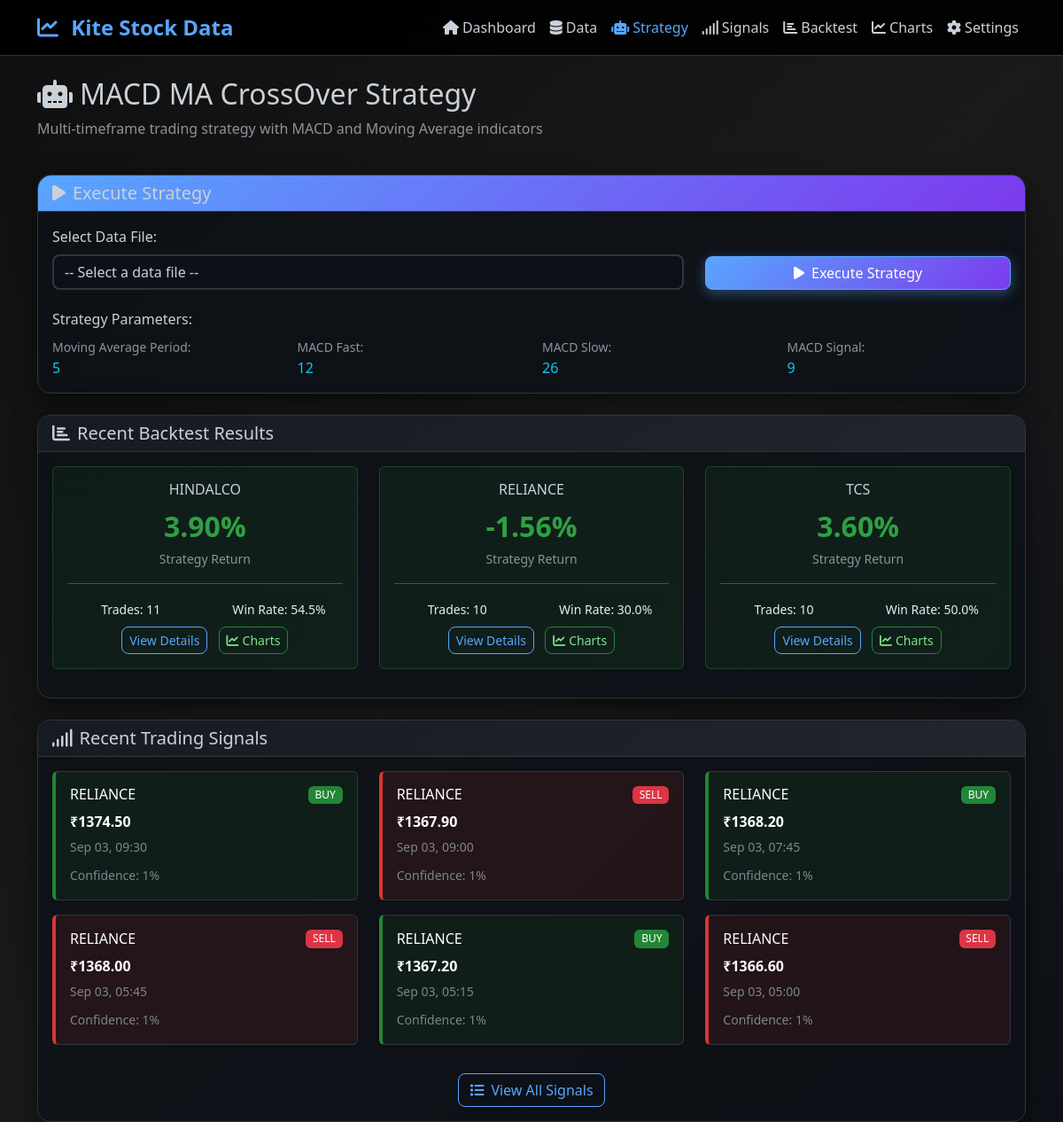
The app's page /strategy/, older data.
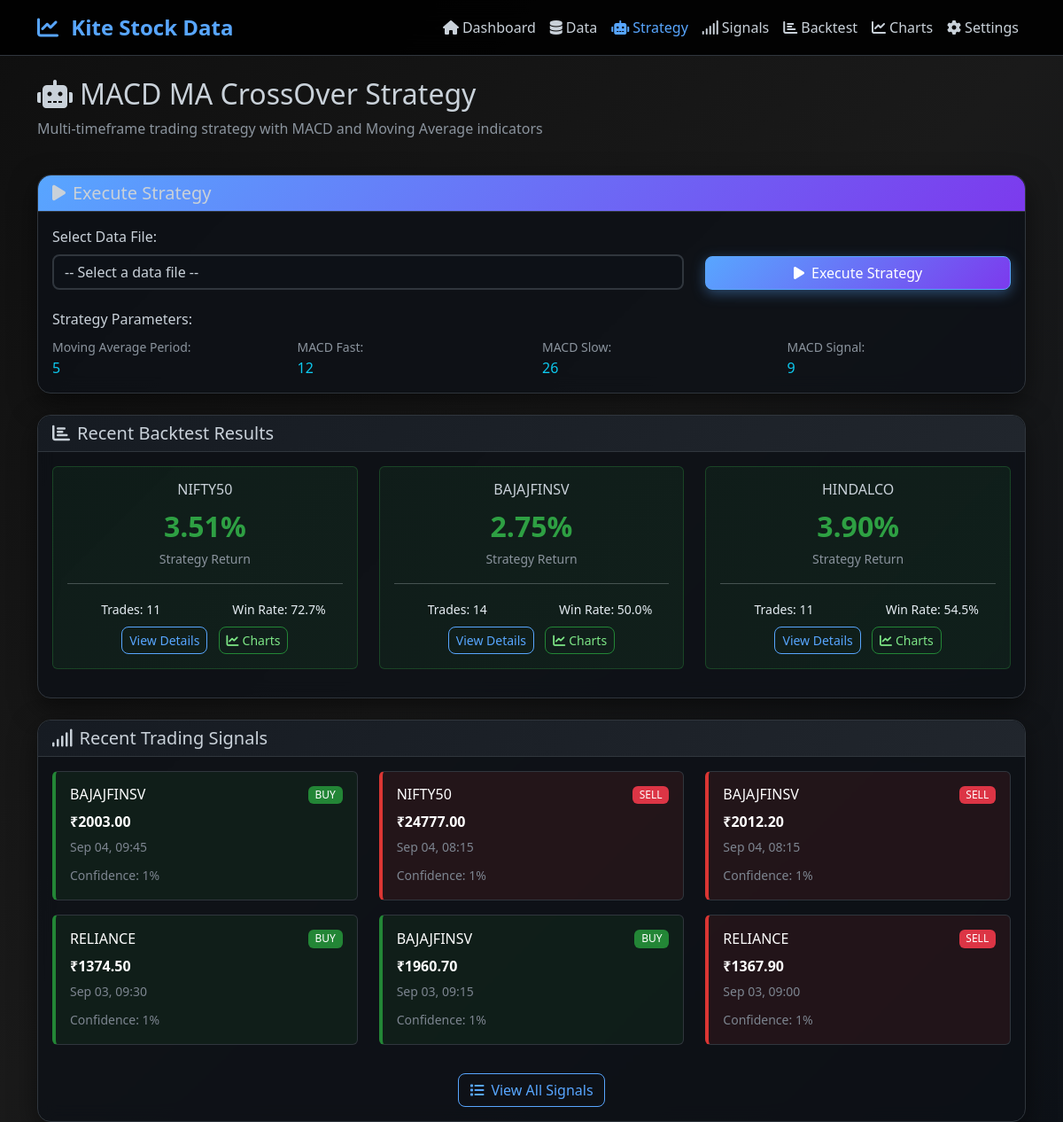
The same page, newer data.
### stock_data/models.py (models this page shows, shortened)
class StrategyBacktest(models.Model):
    strategy = models.ForeignKey(TradingStrategy, on_delete=models.CASCADE)
    symbol = models.CharField(max_length=20)
    from_date = models.DateField()
    to_date = models.DateField()
    total_trades = models.IntegerField(default=0)
    winning_trades = models.IntegerField(default=0)
    losing_trades = models.IntegerField(default=0)
    total_return = models.FloatField(default=0.0)
    max_drawdown = models.FloatField(default=0.0)
    sharpe_ratio = models.FloatField(null=True, blank=True)
    buy_signals_count = models.IntegerField(default=0)
    sell_signals_count = models.IntegerField(default=0)
    market_return = models.FloatField(default=0.0)
    strategy_return = models.FloatField(default=0.0)
    results_data = models.JSONField(default=dict)  # Store detailed results
    created_at = models.DateTimeField(auto_now_add=True)
    def win_rate(self):
        if self.total_trades == 0:
            return 0
        return (self.winning_trades / self.total_trades) * 100
    class Meta:
        ordering = ['-created_at']

class TradingSignal(models.Model):
    SIGNAL_CHOICES = [
        ('BUY', 'Buy'),
        ('SELL', 'Sell'),
        ('HOLD', 'Hold'),
    ]
    symbol = models.CharField(max_length=20, db_index=True)
    strategy = models.ForeignKey(TradingStrategy, on_delete=models.CASCADE)
    signal_type = models.CharField(max_length=4, choices=SIGNAL_CHOICES)
    timestamp = models.DateTimeField(db_index=True)
    price = models.DecimalField(max_digits=10, decimal_places=2)
    confidence = models.FloatField(default=1.0)  # Signal confidence 0.0 to 1.0
    indicators = models.JSONField(default=dict)  # Store indicator values
    notes = models.TextField(blank=True)
    is_executed = models.BooleanField(default=False)
    created_at = models.DateTimeField(auto_now_add=True)
    class Meta:
        ordering = ['-timestamp']
        indexes = [
            models.Index(fields=['symbol', 'timestamp']),
            models.Index(fields=['signal_type', 'timestamp']),
        ]

### stock_data/views.py (the view)
# urls.py: path('strategy/', views.strategy_view, name='strategy_view'),
def strategy_view(request):
    kite_service = KiteDataService()
    available_files = kite_service.list_available_data_files()
    strategies = TradingStrategy.objects.all()
    recent_backtests = StrategyBacktest.objects.all()[:10]
    recent_signals = TradingSignal.objects.all()[:50]
    context = {
        'available_files': available_files,
        'strategies': strategies,
        'recent_backtests': recent_backtests,
        'recent_signals': recent_signals,
    }
    return render(request, 'strategy.html', context)

### stock_data/services.py (called while the page is built, shortened)
    def list_available_data_files(self) -> List[Dict]:
        files = []
        if not os.path.exists(self.data_dir):
            return files
        files.sort(key=lambda x: x.get('fetched_at') or '1900-01-01T00:00:00', reverse=True)
        return files

### stock_data/templates/strategy.html (shortened to what the changed rows need)
{% extends 'base.html' %}
{% block content %}
        <div class="row mb-4">
            <div class="col">
                <h2><i class="fas fa-robot me-2"></i>MACD MA CrossOver Strategy</h2>
            </div>
        </div>
        {% if recent_backtests %}
        <div class="card dashboard-card mb-4">
            <div class="card-body">
                <div class="row">
                    {% for backtest in recent_backtests|slice:":3" %}
                    <div class="col-md-4 mb-3">
                        <div class="metric-card card h-100">
                            <div class="card-body text-center">
                                <h6>{{ backtest.symbol }}</h6>
                                <div class="metric-value">{{ backtest.strategy_return|floatformat:2 }}%</div>
                                <small class="text-muted">Strategy Return</small>
                                <hr>
                                <div class="row">
                                    <div class="col-6">
                                        <small>Trades: {{ backtest.total_trades }}</small>
                                    </div>
                                    <div class="col-6">
                                        <small>Win Rate: {{ backtest.win_rate|floatformat:1 }}%</small>
                                    </div>
                                </div>
                                <a href="{% url 'backtest_view' %}?id={{ backtest.id }}" class="btn btn-sm btn-outline-primary mt-2 me-2">
                                    View Details
                                </a>
                                <a href="{% url 'charts_view' %}?backtest={{ backtest.id }}" class="btn btn-sm btn-outline-success mt-2">
                                    <i class="fas fa-chart-line me-1"></i>Charts
                                </a>
                            </div>
                        </div>
                    </div>
                    {% endfor %}
                </div>
            </div>
        </div>
        {% endif %}
        {% if recent_signals %}
        <div class="card dashboard-card">
            <div class="card-body">
                <div class="row">
                    {% for signal in recent_signals|slice:":6" %}
                    <div class="col-md-6 col-lg-4 mb-3">
                        <div class="signal-card card h-100 {% if signal.signal_type == 'BUY' %}buy{% else %}sell{% endif %}">
                            <div class="card-body">
                                <div class="d-flex justify-content-between align-items-center mb-2">
                                    <h6 class="mb-0" style="color: #ffffff;">{{ signal.symbol }}</h6>
                                    <span class="badge {% if signal.signal_type == 'BUY' %}bg-success{% else %}bg-danger{% endif %}">
                                        {{ signal.signal_type }}
                                    </span>
                                </div>
                                <p class="mb-1" style="color: #e6edf3;">
                                    <strong style="color: #ffffff;">₹{{ signal.price|floatformat:2 }}</strong>
                                </p>
                                <small class="text-muted" style="color: #7d8590 !important;">
                                    {{ signal.timestamp|date:"M d, H:i" }}
                                </small>
                                <div class="mt-2">
                                    <small class="text-muted" style="color: #7d8590 !important;">Confidence: {{ signal.confidence|floatformat:0 }}%</small>
                                </div>
                            </div>
                        </div>
                    </div>
                    {% endfor %}
                </div>
            </div>
        </div>
        {% endif %}
{% endblock %}

Row changes from the older to the newer data that the page shows:
no longer on this page (row unchanged): StrategyBacktest: symbol "RELIANCE", strategy_return "-1.56", total_trades "10", win_rate "30.0"
no longer on this page (row unchanged): StrategyBacktest: symbol "TCS", strategy_return "3.60", total_trades "10", win_rate "50.0"
no longer on this page (row unchanged): TradingSignal: symbol "RELIANCE", signal_type "BUY", price "1368.20", timestamp "Sep 03, 07:45", confidence "1"
no longer on this page (row unchanged): TradingSignal: symbol "RELIANCE", signal_type "SELL", price "1368.00", timestamp "Sep 03, 05:45", confidence "1"
no longer on this page (row unchanged): TradingSignal: symbol "RELIANCE", signal_type "BUY", price "1367.20", timestamp "Sep 03, 05:15", confidence "1"
no longer on this page (row unchanged): TradingSignal: symbol "RELIANCE", signal_type "SELL", price "1366.60", timestamp "Sep 03, 05:00", confidence "1"
added StrategyBacktest: symbol "NIFTY50", strategy_return "3.51", total_trades "11", win_rate "72.7"
added StrategyBacktest: symbol "BAJAJFINSV", strategy_return "2.75", total_trades "14", win_rate "50.0"
added TradingSignal: symbol "BAJAJFINSV", signal_type "BUY", price "2003.00", timestamp "Sep 04, 09:45", confidence "1"
added TradingSignal: symbol "NIFTY50", signal_type "SELL", price "24777.00", timestamp "Sep 04, 08:15", confidence "1"
added TradingSignal: symbol "BAJAJFINSV", signal_type "SELL", price "2012.20", timestamp "Sep 04, 08:15", confidence "1"
added TradingSignal: symbol "BAJAJFINSV", signal_type "BUY", price "1960.70", timestamp "Sep 03, 09:15", confidence "1"
